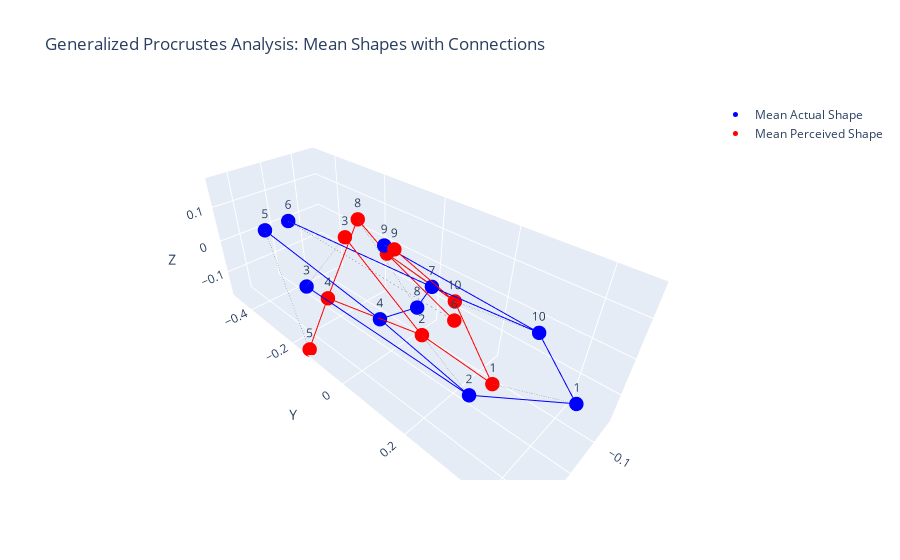

The cell this chart's notebook holds for it:
### Markdown cell above
Set plot layout

### Code cell
fig.update_layout(title='Generalized Procrustes Analysis: Mean Shapes with Connections', 
                  scene=dict(xaxis_title='X', yaxis_title='Y', zaxis_title='Z'))
fig.show()

### Figure 1 — Plotly figure (JSON) as saved in the notebook; plotly's stock layout.template omitted (floating-point values rounded to 4 significant figures)
{"data": [{"marker": {"color": "blue", "size": 5}, "mode": "markers+text", "name": "Mean Actual Shape", "text": ["1", "2", "3", "4", "5", "6", "7", "8", "9", "10"], "textposition": "top center", "type": "scatter3d", "x": [0.007761, 0.1227, 0.1237, 0.08636, 0.0392, -0.04136, -0.08361, -9.825e-05, -0.1406, -0.1141], "y": [0.4579, 0.3155, -0.1586, 0.05168, -0.471, -0.473, 0.05069, 0.08017, -0.1684, 0.315], "z": [0, 0, 0, 0, 0, 0, 0, 0, 0, 0]}, {"marker": {"color": "red", "size": 5}, "mode": "markers+text", "name": "Mean Perceived Shape", "text": ["1", "2", "3", "4", "5", "6", "7", "8", "9", "10"], "textposition": "top center", "type": "scatter3d", "x": [-0.02519, 0.0948, 0.09791, 0.07781, 0.1496, 0.01118, -0.1664, -0.08795, -0.04428, -0.1075], "y": [0.2785, 0.1775, -0.03471, -0.1426, -0.141, 0.1901, -0.1846, -0.2112, -0.03488, 0.1029], "z": [-0.1113, 0.03753, 0.1691, -0.04981, -0.171, 0.03268, -0.04317, 0.08133, 0.08239, -0.02777]}, {"line": {"color": "gray", "dash": "dash", "width": 1}, "mode": "lines", "showlegend": false, "type": "scatter3d", "x": [0.007761, -0.02519], "y": [0.4579, 0.2785], "z": [0, -0.1113]}, {"line": {"color": "gray", "dash": "dash", "width": 1}, "mode": "lines", "showlegend": false, "type": "scatter3d", "x": [0.1227, 0.0948], "y": [0.3155, 0.1775], "z": [0, 0.03753]}, {"line": {"color": "gray", "dash": "dash", "width": 1}, "mode": "lines", "showlegend": false, "type": "scatter3d", "x": [0.1237, 0.09791], "y": [-0.1586, -0.03471], "z": [0, 0.1691]}, {"line": {"color": "gray", "dash": "dash", "width": 1}, "mode": "lines", "showlegend": false, "type": "scatter3d", "x": [0.08636, 0.07781], "y": [0.05168, -0.1426], "z": [0, -0.04981]}, {"line": {"color": "gray", "dash": "dash", "width": 1}, "mode": "lines", "showlegend": false, "type": "scatter3d", "x": [0.0392, 0.1496], "y": [-0.471, -0.141], "z": [0, -0.171]}, {"line": {"color": "gray", "dash": "dash", "width": 1}, "mode": "lines", "showlegend": false, "type": "scatter3d", "x": [-0.04136, 0.01118], "y": [-0.473, 0.1901], "z": [0, 0.03268]}, {"line": {"color": "gray", "dash": "dash", "width": 1}, "mode": "lines", "showlegend": false, "type": "scatter3d", "x": [-0.08361, -0.1664], "y": [0.05069, -0.1846], "z": [0, -0.04317]}, {"line": {"color": "gray", "dash": "dash", "width": 1}, "mode": "lines", "showlegend": false, "type": "scatter3d", "x": [-9.825e-05, -0.08795], "y": [0.08017, -0.2112], "z": [0, 0.08133]}, {"line": {"color": "gray", "dash": "dash", "width": 1}, "mode": "lines", "showlegend": false, "type": "scatter3d", "x": [-0.1406, -0.04428], "y": [-0.1684, -0.03488], "z": [0, 0.08239]}, {"line": {"color": "gray", "dash": "dash", "width": 1}, "mode": "lines", "showlegend": false, "type": "scatter3d", "x": [-0.1141, -0.1075], "y": [0.315, 0.1029], "z": [0, -0.02777]}, {"line": {"color": "blue", "width": 2}, "mode": "lines", "showlegend": false, "type": "scatter3d", "x": [0.007761, -0.1141], "y": [0.4579, 0.315], "z": [0, 0]}, {"line": {"color": "red", "width": 2}, "mode": "lines", "showlegend": false, "type": "scatter3d", "x": [-0.02519, -0.1075], "y": [0.2785, 0.1029], "z": [-0.1113, -0.02777]}, {"line": {"color": "blue", "width": 2}, "mode": "lines", "showlegend": false, "type": "scatter3d", "x": [-0.1141, -0.1406], "y": [0.315, -0.1684], "z": [0, 0]}, {"line": {"color": "red", "width": 2}, "mode": "lines", "showlegend": false, "type": "scatter3d", "x": [-0.1075, -0.04428], "y": [0.1029, -0.03488], "z": [-0.02777, 0.08239]}, {"line": {"color": "blue", "width": 2}, "mode": "lines", "showlegend": false, "type": "scatter3d", "x": [-0.1141, -0.08361], "y": [0.315, 0.05069], "z": [0, 0]}, {"line": {"color": "red", "width": 2}, "mode": "lines", "showlegend": false, "type": "scatter3d", "x": [-0.1075, -0.1664], "y": [0.1029, -0.1846], "z": [-0.02777, -0.04317]}, {"line": {"color": "blue", "width": 2}, "mode": "lines", "showlegend": false, "type": "scatter3d", "x": [-0.08361, -0.04136], "y": [0.05069, -0.473], "z": [0, 0]}, {"line": {"color": "red", "width": 2}, "mode": "lines", "showlegend": false, "type": "scatter3d", "x": [-0.1664, 0.01118], "y": [-0.1846, 0.1901], "z": [-0.04317, 0.03268]}, {"line": {"color": "blue", "width": 2}, "mode": "lines", "showlegend": false, "type": "scatter3d", "x": [-0.08361, -9.825e-05], "y": [0.05069, 0.08017], "z": [0, 0]}, {"line": {"color": "red", "width": 2}, "mode": "lines", "showlegend": false, "type": "scatter3d", "x": [-0.1664, -0.08795], "y": [-0.1846, -0.2112], "z": [-0.04317, 0.08133]}, {"line": {"color": "blue", "width": 2}, "mode": "lines", "showlegend": false, "type": "scatter3d", "x": [-9.825e-05, 0.08636], "y": [0.08017, 0.05168], "z": [0, 0]}, {"line": {"color": "red", "width": 2}, "mode": "lines", "showlegend": false, "type": "scatter3d", "x": [-0.08795, 0.07781], "y": [-0.2112, -0.1426], "z": [0.08133, -0.04981]}, {"line": {"color": "blue", "width": 2}, "mode": "lines", "showlegend": false, "type": "scatter3d", "x": [0.08636, 0.0392], "y": [0.05168, -0.471], "z": [0, 0]}, {"line": {"color": "red", "width": 2}, "mode": "lines", "showlegend": false, "type": "scatter3d", "x": [0.07781, 0.1496], "y": [-0.1426, -0.141], "z": [-0.04981, -0.171]}, {"line": {"color": "blue", "width": 2}, "mode": "lines", "showlegend": false, "type": "scatter3d", "x": [0.007761, 0.1227], "y": [0.4579, 0.3155], "z": [0, 0]}, {"line": {"color": "red", "width": 2}, "mode": "lines", "showlegend": false, "type": "scatter3d", "x": [-0.02519, 0.0948], "y": [0.2785, 0.1775], "z": [-0.1113, 0.03753]}, {"line": {"color": "blue", "width": 2}, "mode": "lines", "showlegend": false, "type": "scatter3d", "x": [0.1227, 0.1237], "y": [0.3155, -0.1586], "z": [0, 0]}, {"line": {"color": "red", "width": 2}, "mode": "lines", "showlegend": false, "type": "scatter3d", "x": [0.0948, 0.09791], "y": [0.1775, -0.03471], "z": [0.03753, 0.1691]}, {"line": {"color": "blue", "width": 2}, "mode": "lines", "showlegend": false, "type": "scatter3d", "x": [0.08636, 0.1227], "y": [0.05168, 0.3155], "z": [0, 0]}, {"line": {"color": "red", "width": 2}, "mode": "lines", "showlegend": false, "type": "scatter3d", "x": [0.07781, 0.0948], "y": [-0.1426, 0.1775], "z": [-0.04981, 0.03753]}], "layout": {"scene": {"xaxis": {"title": {"text": "X"}}, "yaxis": {"title": {"text": "Y"}}, "zaxis": {"title": {"text": "Z"}}}, "title": {"text": "Generalized Procrustes Analysis: Mean Shapes with Connections"}}}
